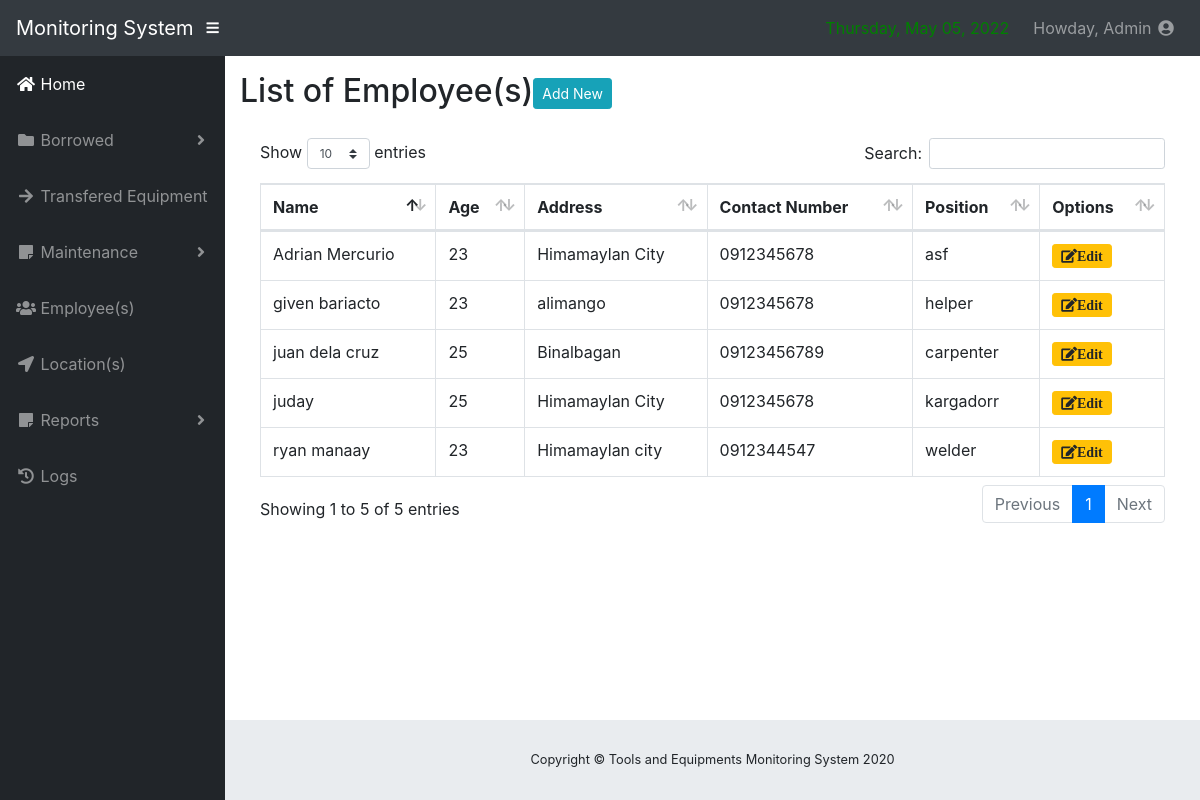
Screenshot of /employees.php (signed in) with the database file from the repository.
### tables this page shows
CREATE TABLE `employees` (
  `emp_id` int(11) NOT NULL,
  `name` nvarchar(30) NOT NULL,
  `age` int(3) NOT NULL,
  `address` text NOT NULL,
  `contact_number` nvarchar(30) NOT NULL,
  `position` nvarchar(30) NOT NULL
);

### employees.php (the view, shortened to what this page needs)
<?php
       include('include/connect.php');
       include('include/header.php');
       include('include/sidebar1.php')
        ?>
<div id="content-wrapper">
        <div class="container-fluid">
 <h2>List of Employee(s)<a href="#" data-toggle="modal" data-target="#AddEmployee" class="btn btn-sm btn-info">Add New</a></h2>
            <div class="card-body">
              <div class="table-responsive">
                <table class="table table-bordered" id="dataTable" width="100%" cellspacing="0">
                  <thead>
                    <tr>
                      <th>Name</th>
                      <th>Age</th>
                      <th>Address</th>
                      <th>Contact Number</th>
                      <th>Position</th>
                      <th>Options</th>
                    </tr>
                  </thead>
              <?php
$query = "SELECT * FROM employees";
                    $result = mysqli_query($db, $query) or die (mysqli_error($db));
                        while ($row = mysqli_fetch_assoc($result)) {
                            echo '<tr>';
                             echo '<td>'. $row['name'].'</td>';
                             echo '<td>'. $row['age'].'</td>';
                              echo '<td>'. $row['address'].'</td>';
                               echo '<td>'. $row['contact_number'].'</td>';
                               echo '<td>'. $row['position'].'</td>';
                               echo '<td><a type="button" class="btn btn-sm btn-warning fa fa-edit fw-fa" href="#" data-toggle="modal" data-target="#UpdateEmployee'.$row['emp_id'].'">Edit</a>';
                               ?>
    <?php
                            echo '</td> ';
                            echo '</tr> ';
                        }
            ?>
                </table>
              </div>
              </div>
    <?php
       include('include/footer.php');
        ?>

### css/sb-admin.css (style rules this page uses)
html { position: relative; min-height: 100%; }
body { height: 100%; }
#wrapper #content-wrapper { overflow-x: hidden; width: 100%; padding-top: 1rem; padding-bottom: 80px; }
:root { --input-padding-x: 0.75rem; --input-padding-y: 0.75rem; }

### rows the page displays
employees: name "ryan manaay", age "23", address "Himamaylan city", contact_number "0912344547", position "welder"
employees: name "juan dela cruz", age "25", address "Binalbagan", contact_number "09123456789", position "carpenter"
employees: name "given bariacto", age "23", address "alimango", contact_number "0912345678", position "helper"
employees: name "juday", age "25", address "Himamaylan City", contact_number "0912345678", position "kargadorr"
employees: name "Adrian Mercurio", age "23", address "Himamaylan City", contact_number "0912345678", position "asf"

### other values shown
$_SESSION['name'] "Admin"
